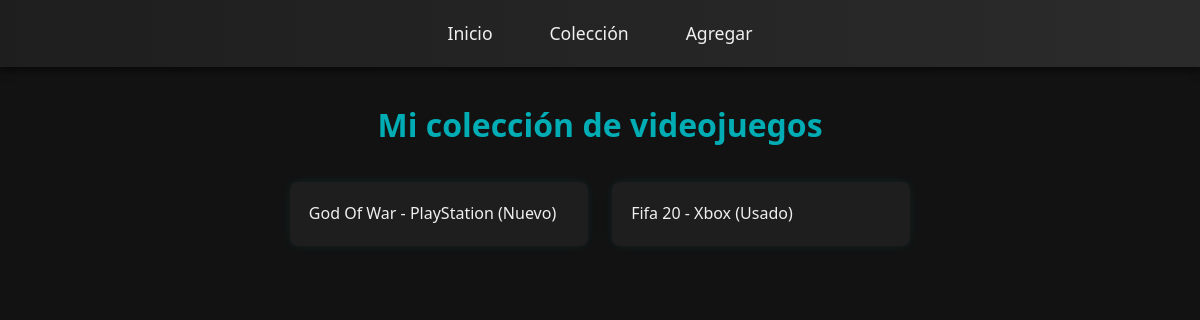
The page /coleccion/ on the database as committed earlier.
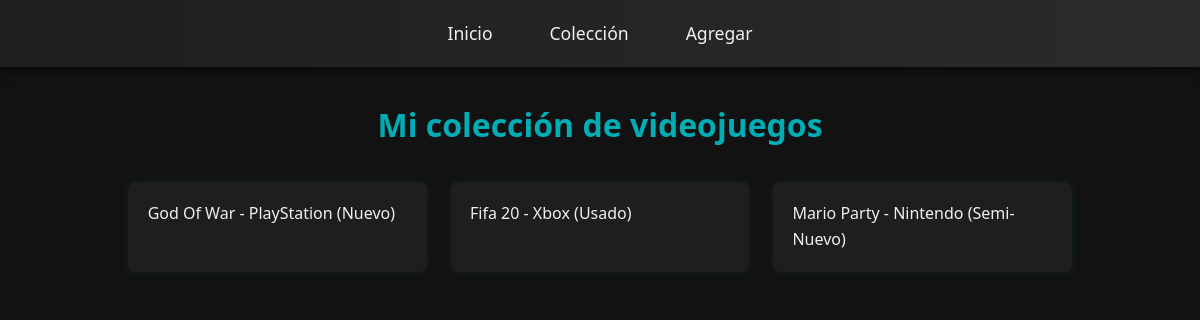
The same page on the database as committed later.
### videojuegos/models.py (models this page shows, shortened)
class Videojuego(models.Model):
    titulo = models.CharField(max_length=100)
    plataforma = models.CharField(max_length=50)
    estado = models.CharField(max_length=30)
    fecha_agregado = models.DateTimeField(auto_now_add=True)

### videojuegos/views.py (the view)
# urls.py: path('coleccion/', views.coleccion, name='coleccion'),
def coleccion(request):
    juegos = Videojuego.objects.all()
    return render(request, 'videojuegos/coleccion.html', {'juegos': juegos})

### videojuegos/templates/videojuegos/coleccion.html
{% extends 'videojuegos/base.html' %}
{% block content %}
<h2>Mi colección de videojuegos</h2>
<ul>
    {% for juego in juegos %}
        <li>{{ juego.titulo }} - {{ juego.plataforma }} ({{ juego.estado }})</li>
    {% endfor %}
</ul>
{% endblock %}

Rows that differ between the two databases and show on the page:
added Videojuego: titulo "Mario Party", plataforma "Nintendo", estado "Semi-Nuevo"
